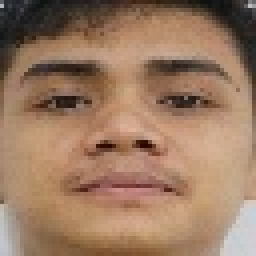
%> input picture dataset/faces_kelas/1/0_IMG_1324.JPG, 64 x 64 px (shown 4 times larger); its folder holds only this picture in this run
$ octave main.m   (GNU Octave 9; MATLAB toolbox functions it lacks are replaced by stand-ins)
%> lines starting %> are read from the running program, lines starting %| are printed output that depends on the picture
### scale.m
%Kelompok Pemadam Api
%Scaling & Split
##close -a; clear; clc;
function [X_train,X_test,Y_train,Y_test] = scale(dataset_path)
%> called with dataset_path = 'dataset/faces_kelas'

##  dataset_path = 'dataset/ir_face';

  dataset_input = [];
  dataset_output = [];

  className = dir(dataset_path);
  classLength = length(className);

  label = {};

  for i=3:classLength
    label(i-2) = className(i).name;
  endfor

  for i=1:length(label)
    img_path = dir(fullfile(dataset_path,label{i}));
    for j=3:length(img_path)
      imdir = fullfile(dataset_path,label{i},img_path(j).name);
      img = double(imread(imdir));
      if size(size(img))(2) == 3
        image = rgb2gray(img);
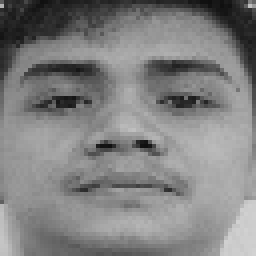
%> image: size 64x64 double (shown 4 times larger); min 15.79, max 210.2, mean 129.1
      endif
      row_size = size(image,1)*size(image,2);
%> row_size = 4096
      img_reshape = reshape(image,[1,row_size]);
%> img_reshape = 4096 values, max 210.2 at index 4096, min 15.79 at index 2341, mean 129.1
      dataset_input = [dataset_input;img_reshape];
%> dataset_input has the same summary as img_reshape
      dataset_output = [dataset_output;i];
    endfor
  endfor
%> pass 2 of the loop in scale, `for i=1:length(label)`:
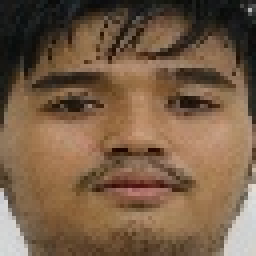
%> input picture dataset/faces_kelas/10/0_IMG_1364.JPG, 64 x 64 px (shown 4 times larger)
%> in scale, `image = rgb2gray(img);`:
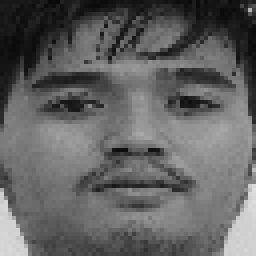
%> image: size 64x64 double (shown 4 times larger); min 9.77, max 223, mean 98.4
%> img_reshape = 4096 values, max 223 at index 4080, min 9.77 at index 769, mean 98.41

  dataset_output_conv = [];
##  i = size(dataset_output)(1);
##  while i > 0
##    class = zeros(1,size(label)(2));
##    class(dataset_output(i)) = 1;
##    dataset_output_conv = [dataset_output_conv;class];
##    i = i-1;
##  endwhile
  for i = 1:size(dataset_output)(1)
    class = zeros(1,size(label)(2));
    class(dataset_output(i)) = 1;
    dataset_output_conv = [dataset_output_conv;class];
  endfor

  dataset_input = dataset_input-min(dataset_input)./max(dataset_input)-min(dataset_input);
  pca = PCA(dataset_input);

  X_train = [];
  X_test = [];
  Y_train = [];
  Y_test = [];

  for i=1:10
    if i<= 5
      for j=0:13
        X_train = [X_train;pca(i+(10*j),:)];
        Y_train = [Y_train;dataset_output_conv(i+(10*j),:)];
      endfor
    else
      for j=0:13
        X_test = [X_test;pca(i+(10*j),:)];
        Y_test = [Y_test;dataset_output_conv(i+(10*j),:)];
      endfor
    endif
  endfor

##  X_train = X_train-min(X_train)./max(X_train)-min(X_train);
##  X_test = X_test-min(X_test)./max(X_test)-min(X_test);

endfunction

### PCA.m
%Akmal Ramadhan Arifin
%1606837423

function pca = PCA(im_reshape)

  covariance = cov(im_reshape - mean(im_reshape));

  [eigenVector, eigenValue] = eig(covariance);

  [eigenValue,i] = sort(diag(eigenValue), 'descend');
  eigenVector = eigenVector(:,i);

  k = 1;
  explainedVariance = 0;
  eigVSum = sum(eigenValue);

  while k<size(eigenVector)(1) && explainedVariance<0.99
    explainedVariance = sum(eigenValue(1:k))/eigVSum;
    k = k+1;
  endwhile
##  k
  eigenVector = eigenVector(:,1:k);
  pca = double(im_reshape)*eigenVector;

endfunction

### main.m
%Kelompok Pemadam Api

close -a; clear; clc;

##dataset_path = 'dataset/ir_face';
dataset_path = 'dataset/faces_kelas';
%> (the run ends here)
